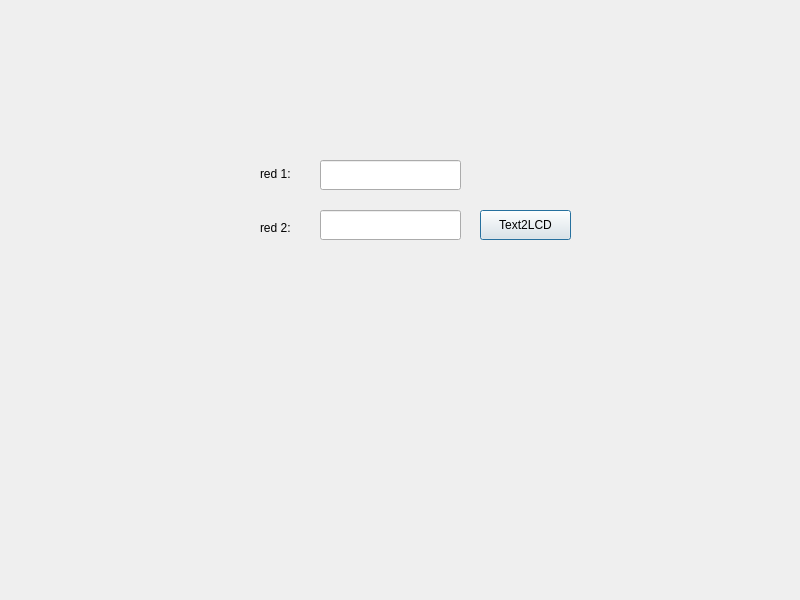
<?xml version="1.0" encoding="UTF-8"?>
<ui version="4.0">
 <class>Dialog</class>
 <widget class="QDialog" name="Dialog">
  <property name="geometry">
   <rect>
    <x>0</x>
    <y>0</y>
    <width>800</width>
    <height>600</height>
   </rect>
  </property>
  <property name="windowTitle">
   <string>Dialog</string>
  </property>
  <widget class="QPushButton" name="Text2CD">
   <property name="geometry">
    <rect>
     <x>480</x>
     <y>210</y>
     <width>91</width>
     <height>30</height>
    </rect>
   </property>
   <property name="text">
    <string>Text2LCD</string>
   </property>
   <property name="checkable">
    <bool>false</bool>
   </property>
  </widget>
  <widget class="QLineEdit" name="lineEdit">
   <property name="geometry">
    <rect>
     <x>320</x>
     <y>160</y>
     <width>141</width>
     <height>30</height>
    </rect>
   </property>
   <property name="text">
    <string/>
   </property>
   <property name="maxLength">
    <number>16</number>
   </property>
  </widget>
  <widget class="QLineEdit" name="lineEdit_2">
   <property name="geometry">
    <rect>
     <x>320</x>
     <y>210</y>
     <width>141</width>
     <height>30</height>
    </rect>
   </property>
   <property name="maxLength">
    <number>16</number>
   </property>
  </widget>
  <widget class="QWidget" name="">
   <property name="geometry">
    <rect>
     <x>260</x>
     <y>150</y>
     <width>101</width>
     <height>101</height>
    </rect>
   </property>
   <layout class="QVBoxLayout" name="verticalLayout">
    <item>
     <widget class="QLabel" name="label">
      <property name="text">
       <string>red 1:</string>
      </property>
     </widget>
    </item>
    <item>
     <widget class="QLabel" name="label_2">
      <property name="text">
       <string>red 2:</string>
      </property>
     </widget>
    </item>
   </layout>
  </widget>
 </widget>
 <resources/>
 <connections/>
</ui>
